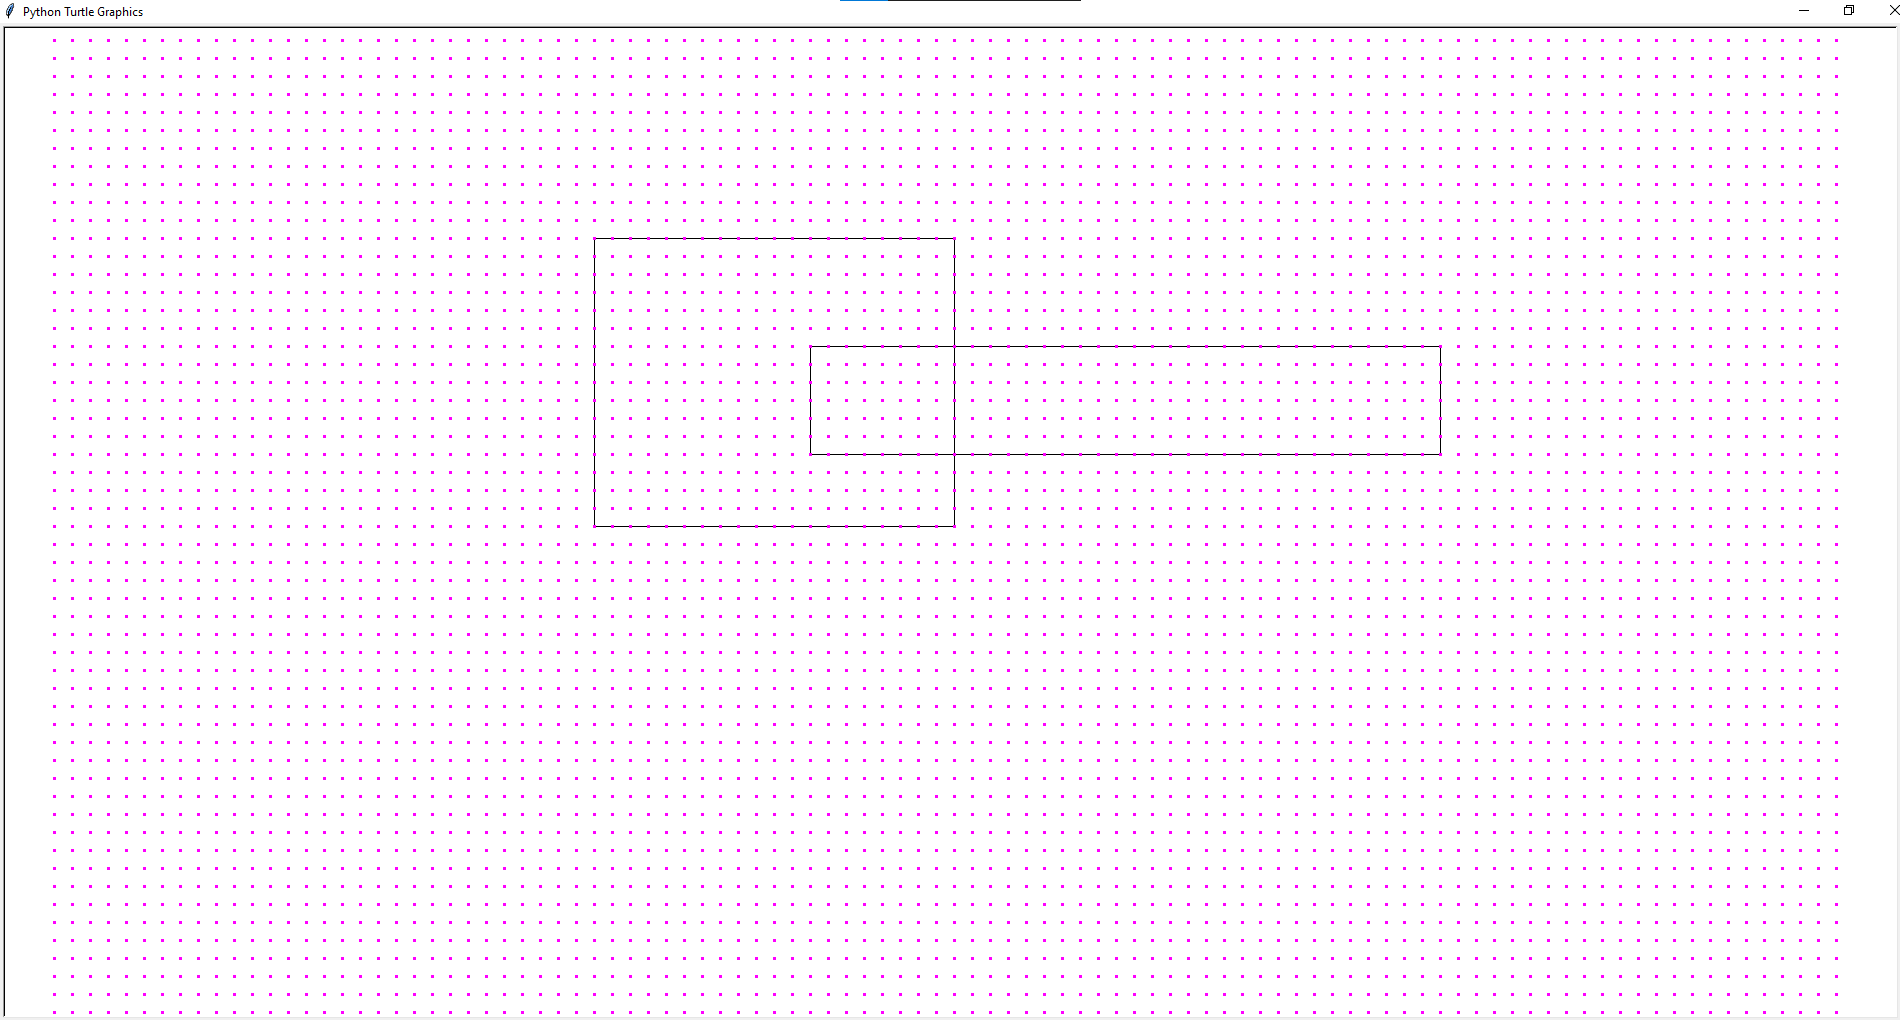

This figure's Python source:
from turtle import *

tracer(0)
left(90)
screensize(5000, 5000)
size = 18

pendown()

for i in range(4):
    fd(16*size)
    lt(90)
    fd(20*size)
    lt(90)

penup()

fd(4*size)
lt(90)
fd(8*size)
rt(180)

pendown()

for i in range(3):
    fd(35*size)
    lt(90)
    fd(6*size)
    lt(90)

penup()

for x in range(-50, 50):
    for y in range(-50, 50):
        setpos(x*size, y*size)
        dot(4, 'blue')

input()
done()

'''
Answer: 130
'''
